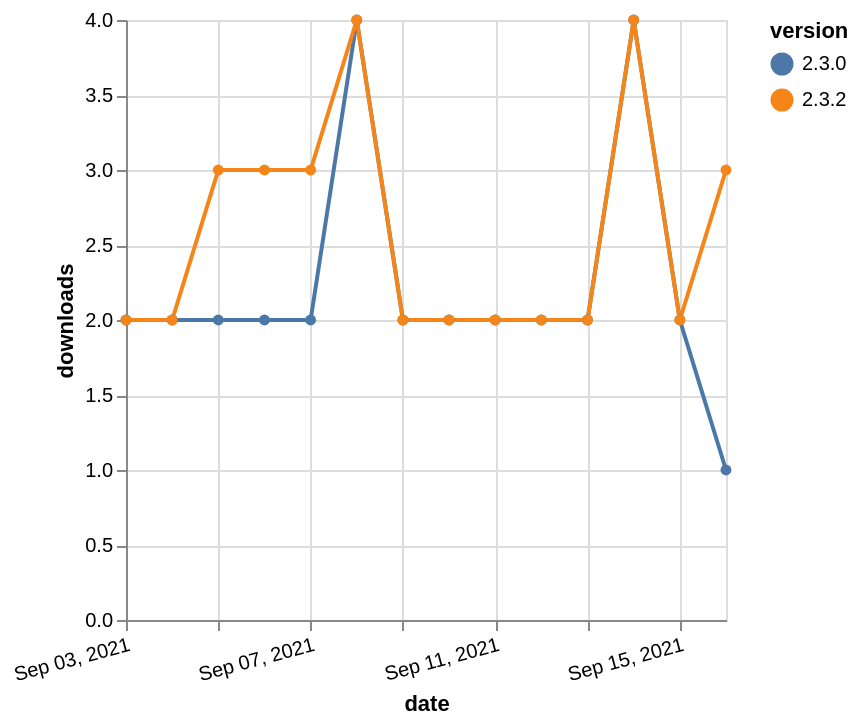

This figure's Vega-Lite source:
### Vega-Lite specification from a JSON file in a GitHub repository (floating-point values rounded to 4 significant figures)
{"$schema": "https://vega.github.io/schema/vega-lite/v5.json", "description": "A simple bar chart with embedded data.", "data": {"values": [{"date": "2021-09-03", "total": 3192, "delta": 2, "version": "2.3.0"}, {"date": "2021-09-04", "total": 3194, "delta": 2, "version": "2.3.0"}, {"date": "2021-09-05", "total": 3196, "delta": 2, "version": "2.3.0"}, {"date": "2021-09-06", "total": 3198, "delta": 2, "version": "2.3.0"}, {"date": "2021-09-07", "total": 3200, "delta": 2, "version": "2.3.0"}, {"date": "2021-09-08", "total": 3204, "delta": 4, "version": "2.3.0"}, {"date": "2021-09-09", "total": 3206, "delta": 2, "version": "2.3.0"}, {"date": "2021-09-10", "total": 3208, "delta": 2, "version": "2.3.0"}, {"date": "2021-09-11", "total": 3210, "delta": 2, "version": "2.3.0"}, {"date": "2021-09-12", "total": 3212, "delta": 2, "version": "2.3.0"}, {"date": "2021-09-13", "total": 3214, "delta": 2, "version": "2.3.0"}, {"date": "2021-09-14", "total": 3218, "delta": 4, "version": "2.3.0"}, {"date": "2021-09-15", "total": 3220, "delta": 2, "version": "2.3.0"}, {"date": "2021-09-16", "total": 3221, "delta": 1, "version": "2.3.0"}, {"date": "2021-09-03", "total": 2845, "delta": 2, "version": "2.3.2"}, {"date": "2021-09-04", "total": 2847, "delta": 2, "version": "2.3.2"}, {"date": "2021-09-05", "total": 2850, "delta": 3, "version": "2.3.2"}, {"date": "2021-09-06", "total": 2853, "delta": 3, "version": "2.3.2"}, {"date": "2021-09-07", "total": 2856, "delta": 3, "version": "2.3.2"}, {"date": "2021-09-08", "total": 2860, "delta": 4, "version": "2.3.2"}, {"date": "2021-09-09", "total": 2862, "delta": 2, "version": "2.3.2"}, {"date": "2021-09-10", "total": 2864, "delta": 2, "version": "2.3.2"}, {"date": "2021-09-11", "total": 2866, "delta": 2, "version": "2.3.2"}, {"date": "2021-09-12", "total": 2868, "delta": 2, "version": "2.3.2"}, {"date": "2021-09-13", "total": 2870, "delta": 2, "version": "2.3.2"}, {"date": "2021-09-14", "total": 2874, "delta": 4, "version": "2.3.2"}, {"date": "2021-09-15", "total": 2876, "delta": 2, "version": "2.3.2"}, {"date": "2021-09-16", "total": 2879, "delta": 3, "version": "2.3.2"}]}, "width": "container", "mark": {"type": "line", "point": {"filled": true}}, "encoding": {"x": {"field": "date", "type": "temporal", "timeUnit": "yearmonthdate", "title": "date", "axis": {"labelAngle": -15}}, "y": {"field": "delta", "type": "quantitative", "title": "downloads"}, "color": {"field": "version", "type": "nominal"}, "tooltip": {"field": "delta"}}}
